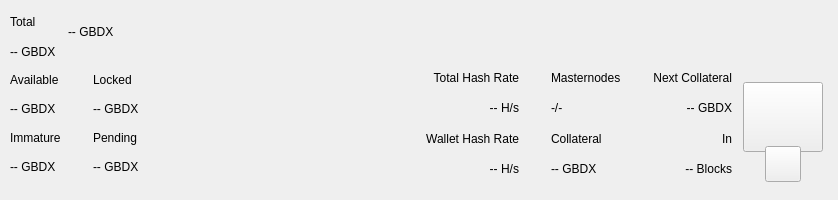
<?xml version="1.0" encoding="UTF-8"?>
<ui version="4.0">
 <class>TopBar</class>
 <widget class="QWidget" name="TopBar">
  <property name="geometry">
   <rect>
    <x>0</x>
    <y>0</y>
    <width>838</width>
    <height>200</height>
   </rect>
  </property>
  <property name="minimumSize">
   <size>
    <width>0</width>
    <height>200</height>
   </size>
  </property>
  <property name="maximumSize">
   <size>
    <width>16777215</width>
    <height>200</height>
   </size>
  </property>
  <property name="windowTitle">
   <string>Form</string>
  </property>
  <layout class="QVBoxLayout" name="verticalLayout_10" stretch="0">
   <property name="spacing">
    <number>0</number>
   </property>
   <property name="leftMargin">
    <number>0</number>
   </property>
   <property name="topMargin">
    <number>0</number>
   </property>
   <property name="rightMargin">
    <number>0</number>
   </property>
   <property name="bottomMargin">
    <number>0</number>
   </property>
   <item>
    <widget class="PFBorderImage" name="containerTop">
     <layout class="QVBoxLayout" name="verticalLayout_11">
      <property name="spacing">
       <number>0</number>
      </property>
      <property name="leftMargin">
       <number>0</number>
      </property>
      <property name="topMargin">
       <number>0</number>
      </property>
      <property name="rightMargin">
       <number>0</number>
      </property>
      <property name="bottomMargin">
       <number>0</number>
      </property>
      <item>
       <widget class="QWidget" name="top_container_2" native="true">
        <property name="minimumSize">
         <size>
          <width>0</width>
          <height>65</height>
         </size>
        </property>
        <layout class="QHBoxLayout" name="top_container">
         <property name="spacing">
          <number>0</number>
         </property>
         <property name="leftMargin">
          <number>10</number>
         </property>
         <property name="topMargin">
          <number>0</number>
         </property>
         <property name="rightMargin">
          <number>10</number>
         </property>
         <property name="bottomMargin">
          <number>0</number>
         </property>
         <item>
          <layout class="QHBoxLayout" name="horizontalLayout_4">
           <property name="spacing">
            <number>12</number>
           </property>
           <property name="rightMargin">
            <number>0</number>
           </property>
           <item>
            <widget class="QWidget" name="widgetAmount" native="true">
             <layout class="QVBoxLayout" name="verticalLayout_2">
              <property name="spacing">
               <number>2</number>
              </property>
              <property name="leftMargin">
               <number>0</number>
              </property>
              <property name="topMargin">
               <number>8</number>
              </property>
              <property name="rightMargin">
               <number>0</number>
              </property>
              <property name="bottomMargin">
               <number>0</number>
              </property>
              <item>
               <widget class="QLabel" name="labelTitle1">
                <property name="text">
                 <string>Total</string>
                </property>
               </widget>
              </item>
              <item>
               <widget class="PrivateQLabel" name="labelAmountPiv">
                <property name="text">
                 <string notr="true">-- GBDX</string>
                </property>
               </widget>
              </item>
             </layout>
            </widget>
           </item>
           <item alignment="Qt::AlignVCenter">
            <widget class="QWidget" name="widgetTopAmount" native="true">
             <property name="sizePolicy">
              <sizepolicy hsizetype="Preferred" vsizetype="Maximum">
               <horstretch>0</horstretch>
               <verstretch>0</verstretch>
              </sizepolicy>
             </property>
             <layout class="QHBoxLayout" name="horizontalLayout_5">
              <property name="spacing">
               <number>0</number>
              </property>
              <property name="leftMargin">
               <number>0</number>
              </property>
              <property name="topMargin">
               <number>0</number>
              </property>
              <property name="rightMargin">
               <number>0</number>
              </property>
              <property name="bottomMargin">
               <number>0</number>
              </property>
              <item alignment="Qt::AlignTop">
               <widget class="PrivateQLabel" name="labelAmountTopPiv">
                <property name="minimumSize">
                 <size>
                  <width>0</width>
                  <height>36</height>
                 </size>
                </property>
                <property name="styleSheet">
                 <string notr="true">padding:0px;margin:0px;</string>
                </property>
                <property name="text">
                 <string notr="true">-- GBDX</string>
                </property>
               </widget>
              </item>
             </layout>
            </widget>
           </item>
           <item>
            <spacer name="horizontalSpacer">
             <property name="orientation">
              <enum>Qt::Horizontal</enum>
             </property>
             <property name="sizeHint" stdset="0">
              <size>
               <width>40</width>
               <height>20</height>
              </size>
             </property>
            </spacer>
           </item>
           <item alignment="Qt::AlignRight">
            <widget class="QWidget" name="layoutSync" native="true">
             <property name="minimumSize">
              <size>
               <width>0</width>
               <height>36</height>
              </size>
             </property>
             <property name="maximumSize">
              <size>
               <width>16777215</width>
               <height>36</height>
              </size>
             </property>
             <layout class="QVBoxLayout" name="verticalLayout_9">
              <property name="leftMargin">
               <number>0</number>
              </property>
              <property name="topMargin">
               <number>0</number>
              </property>
              <property name="rightMargin">
               <number>0</number>
              </property>
              <property name="bottomMargin">
               <number>0</number>
              </property>
              <item>
               <widget class="ExpandableButton" name="pushButtonSync" native="true">
                <property name="minimumSize">
                 <size>
                  <width>36</width>
                  <height>36</height>
                 </size>
                </property>
                <property name="maximumSize">
                 <size>
                  <width>16777215</width>
                  <height>36</height>
                 </size>
                </property>
               </widget>
              </item>
             </layout>
            </widget>
           </item>
           <item>
            <widget class="ExpandableButton" name="pushButtonHDUpgrade" native="true">
             <property name="minimumSize">
              <size>
               <width>36</width>
               <height>36</height>
              </size>
             </property>
             <property name="maximumSize">
              <size>
               <width>16777215</width>
               <height>36</height>
              </size>
             </property>
            </widget>
           </item>
           <item>
            <widget class="ExpandableButton" name="pushButtonStack" native="true">
             <property name="minimumSize">
              <size>
               <width>36</width>
               <height>36</height>
              </size>
             </property>
             <property name="maximumSize">
              <size>
               <width>16777215</width>
               <height>36</height>
              </size>
             </property>
            </widget>
           </item>
           <item>
            <widget class="ExpandableButton" name="pushButtonConf" native="true">
             <property name="minimumSize">
              <size>
               <width>36</width>
               <height>36</height>
              </size>
             </property>
             <property name="maximumSize">
              <size>
               <width>16777215</width>
               <height>36</height>
              </size>
             </property>
            </widget>
           </item>
           <item>
            <widget class="ExpandableButton" name="pushButtonMasternodes" native="true">
             <property name="minimumSize">
              <size>
               <width>36</width>
               <height>36</height>
              </size>
             </property>
             <property name="maximumSize">
              <size>
               <width>16777215</width>
               <height>36</height>
              </size>
             </property>
            </widget>
           </item>
           <item>
            <widget class="ExpandableButton" name="pushButtonConsole" native="true">
             <property name="minimumSize">
              <size>
               <width>36</width>
               <height>36</height>
              </size>
             </property>
             <property name="maximumSize">
              <size>
               <width>16777215</width>
               <height>36</height>
              </size>
             </property>
            </widget>
           </item>
           <item>
            <widget class="ExpandableButton" name="pushButtonConnection" native="true">
             <property name="minimumSize">
              <size>
               <width>36</width>
               <height>36</height>
              </size>
             </property>
             <property name="maximumSize">
              <size>
               <width>16777215</width>
               <height>36</height>
              </size>
             </property>
            </widget>
           </item>
           <item>
            <widget class="ExpandableButton" name="pushButtonTor" native="true">
             <property name="minimumSize">
              <size>
               <width>36</width>
               <height>36</height>
              </size>
             </property>
             <property name="maximumSize">
              <size>
               <width>16777215</width>
               <height>36</height>
              </size>
             </property>
            </widget>
           </item>
           <item>
            <widget class="ExpandableButton" name="pushButtonLock" native="true">
             <property name="sizePolicy">
              <sizepolicy hsizetype="Expanding" vsizetype="Expanding">
               <horstretch>0</horstretch>
               <verstretch>0</verstretch>
              </sizepolicy>
             </property>
             <property name="minimumSize">
              <size>
               <width>36</width>
               <height>0</height>
              </size>
             </property>
             <property name="maximumSize">
              <size>
               <width>16777215</width>
               <height>36</height>
              </size>
             </property>
            </widget>
           </item>
           <item>
            <widget class="ExpandableButton" name="pushButtonTheme" native="true">
             <property name="minimumSize">
              <size>
               <width>36</width>
               <height>36</height>
              </size>
             </property>
             <property name="maximumSize">
              <size>
               <width>16777215</width>
               <height>36</height>
              </size>
             </property>
            </widget>
           </item>
           <item>
            <widget class="ExpandableButton" name="pushButtonFAQ" native="true">
             <property name="minimumSize">
              <size>
               <width>36</width>
               <height>36</height>
              </size>
             </property>
             <property name="maximumSize">
              <size>
               <width>16777215</width>
               <height>36</height>
              </size>
             </property>
            </widget>
           </item>
           <item>
            <widget class="ExpandableButton" name="pushButtonPrivacy" native="true">
             <property name="minimumSize">
              <size>
               <width>36</width>
               <height>36</height>
              </size>
             </property>
             <property name="maximumSize">
              <size>
               <width>16777215</width>
               <height>36</height>
              </size>
             </property>
            </widget>
           </item>
          </layout>
         </item>
        </layout>
       </widget>
      </item>
      <item>
       <widget class="QWidget" name="bottom_container" native="true">
        <property name="minimumSize">
         <size>
          <width>0</width>
          <height>135</height>
         </size>
        </property>
        <layout class="QHBoxLayout" name="botton_container">
         <property name="leftMargin">
          <number>10</number>
         </property>
         <property name="topMargin">
          <number>0</number>
         </property>
         <property name="rightMargin">
          <number>10</number>
         </property>
         <property name="bottomMargin">
          <number>10</number>
         </property>
         <item>
          <layout class="QHBoxLayout" name="horizontalLayout_3">
           <property name="spacing">
            <number>0</number>
           </property>
           <property name="bottomMargin">
            <number>9</number>
           </property>
           <item>
            <layout class="QVBoxLayout" name="verticalLayout_7">
             <property name="spacing">
              <number>0</number>
             </property>
             <property name="leftMargin">
              <number>0</number>
             </property>
             <property name="rightMargin">
              <number>0</number>
             </property>
             <item>
              <layout class="QHBoxLayout" name="horizontalLayout_2">
               <property name="spacing">
                <number>0</number>
               </property>
               <item>
                <layout class="QVBoxLayout" name="verticalLayout_6">
                 <item>
                  <widget class="QLabel" name="labelTitle5">
                   <property name="text">
                    <string>Available</string>
                   </property>
                  </widget>
                 </item>
                 <item>
                  <widget class="PrivateQLabel" name="labelAvailablePiv">
                   <property name="text">
                    <string>-- GBDX</string>
                   </property>
                  </widget>
                 </item>
                 <item>
                  <widget class="QLabel" name="labelTitle4">
                   <property name="text">
                    <string>Immature</string>
                   </property>
                  </widget>
                 </item>
                 <item>
                  <widget class="PrivateQLabel" name="labelImmaturePiv">
                   <property name="text">
                    <string notr="true">-- GBDX</string>
                   </property>
                  </widget>
                 </item>
                </layout>
               </item>
               <item>
                <layout class="QVBoxLayout" name="verticalLayout_8">
                 <property name="leftMargin">
                  <number>32</number>
                 </property>
                 <item>
                  <widget class="QLabel" name="labelTitle6">
                   <property name="text">
                    <string>Locked</string>
                   </property>
                  </widget>
                 </item>
                 <item>
                  <widget class="PrivateQLabel" name="labelLockedPiv">
                   <property name="text">
                    <string>-- GBDX</string>
                   </property>
                  </widget>
                 </item>
                 <item>
                  <widget class="QLabel" name="labelTitle3">
                   <property name="text">
                    <string>Pending</string>
                   </property>
                  </widget>
                 </item>
                 <item>
                  <widget class="PrivateQLabel" name="labelPendingPiv">
                   <property name="text">
                    <string notr="true">-- GBDX</string>
                   </property>
                  </widget>
                 </item>
                </layout>
               </item>
              </layout>
             </item>
            </layout>
           </item>
          </layout>
         </item>
         <item>
          <spacer name="horizontalSpacer_2">
           <property name="orientation">
            <enum>Qt::Horizontal</enum>
           </property>
           <property name="sizeHint" stdset="0">
            <size>
             <width>40</width>
             <height>20</height>
            </size>
           </property>
          </spacer>
         </item>
         <item>
          <layout class="QHBoxLayout" name="horizontalLayout_6">
           <property name="spacing">
            <number>0</number>
           </property>
           <property name="rightMargin">
            <number>0</number>
           </property>
           <property name="bottomMargin">
            <number>9</number>
           </property>
           <item>
            <widget class="QWidget" name="widgetStaking" native="true">
             <layout class="QVBoxLayout" name="verticalLayout_12">
              <property name="leftMargin">
               <number>32</number>
              </property>
              <property name="topMargin">
               <number>0</number>
              </property>
              <property name="rightMargin">
               <number>0</number>
              </property>
              <property name="bottomMargin">
               <number>0</number>
              </property>
              <item>
               <widget class="QLabel" name="labelNetworkHashRateTitle">
                <property name="text">
                 <string>Total Hash Rate</string>
                </property>
                <property name="textFormat">
                 <enum>Qt::AutoText</enum>
                </property>
                <property name="alignment">
                 <set>Qt::AlignRight|Qt::AlignTrailing|Qt::AlignVCenter</set>
                </property>
               </widget>
              </item>
              <item>
               <widget class="QLabel" name="labelNetworkHashRateValue">
                <property name="layoutDirection">
                 <enum>Qt::LeftToRight</enum>
                </property>
                <property name="text">
                 <string>-- H/s</string>
                </property>
                <property name="textFormat">
                 <enum>Qt::AutoText</enum>
                </property>
                <property name="alignment">
                 <set>Qt::AlignRight|Qt::AlignTrailing|Qt::AlignVCenter</set>
                </property>
               </widget>
              </item>
              <item>
               <widget class="QLabel" name="labelWalletHashRateTitle">
                <property name="text">
                 <string>Wallet Hash Rate</string>
                </property>
                <property name="textFormat">
                 <enum>Qt::AutoText</enum>
                </property>
                <property name="alignment">
                 <set>Qt::AlignRight|Qt::AlignTrailing|Qt::AlignVCenter</set>
                </property>
               </widget>
              </item>
              <item>
               <widget class="PrivateQLabel" name="labelWalletHashRateValue">
                <property name="text">
                 <string notr="true">-- H/s</string>
                </property>
                <property name="textFormat">
                 <enum>Qt::AutoText</enum>
                </property>
                <property name="alignment">
                 <set>Qt::AlignRight|Qt::AlignTrailing|Qt::AlignVCenter</set>
                </property>
               </widget>
              </item>
             </layout>
            </widget>
           </item>
           <item>
            <widget class="QWidget" name="widgetMasternodes" native="true">
             <layout class="QVBoxLayout">
              <property name="leftMargin">
               <number>32</number>
              </property>
              <property name="topMargin">
               <number>0</number>
              </property>
              <property name="rightMargin">
               <number>0</number>
              </property>
              <property name="bottomMargin">
               <number>0</number>
              </property>
              <item>
               <widget class="QLabel" name="labelMasternodesTitle">
                <property name="text">
                 <string>Masternodes</string>
                </property>
               </widget>
              </item>
              <item>
               <widget class="PrivateQLabel" name="labelMasternodeCount">
                <property name="text">
                 <string>-/-</string>
                </property>
               </widget>
              </item>
              <item>
               <widget class="QLabel" name="labelCollateralTitle">
                <property name="text">
                 <string>Collateral</string>
                </property>
               </widget>
              </item>
              <item>
               <widget class="QLabel" name="labelCollateralValue">
                <property name="text">
                 <string notr="true">-- GBDX</string>
                </property>
               </widget>
              </item>
             </layout>
            </widget>
           </item>
           <item>
            <widget class="QWidget" name="widgetNextCollateral" native="true">
             <layout class="QVBoxLayout" name="verticalLayout_12">
              <property name="leftMargin">
               <number>32</number>
              </property>
              <property name="topMargin">
               <number>0</number>
              </property>
              <property name="rightMargin">
               <number>0</number>
              </property>
              <property name="bottomMargin">
               <number>0</number>
              </property>
              <item>
               <widget class="QLabel" name="labelNextMasternodesTitle">
                <property name="text">
                 <string>Next Collateral</string>
                </property>
                <property name="textFormat">
                 <enum>Qt::AutoText</enum>
                </property>
                <property name="alignment">
                 <set>Qt::AlignRight|Qt::AlignTrailing|Qt::AlignVCenter</set>
                </property>
               </widget>
              </item>
              <item>
               <widget class="QLabel" name="labelNextCollateralValue">
                <property name="text">
                 <string>-- GBDX</string>
                </property>
                <property name="textFormat">
                 <enum>Qt::AutoText</enum>
                </property>
                <property name="alignment">
                 <set>Qt::AlignRight|Qt::AlignTrailing|Qt::AlignVCenter</set>
                </property>
               </widget>
              </item>
              <item>
               <widget class="QLabel" name="labelRemainingBlocks">
                <property name="text">
                 <string>In</string>
                </property>
                <property name="textFormat">
                 <enum>Qt::AutoText</enum>
                </property>
                <property name="alignment">
                 <set>Qt::AlignRight|Qt::AlignTrailing|Qt::AlignVCenter</set>
                </property>
               </widget>
              </item>
              <item>
               <widget class="QLabel" name="labelNextCollateralBlocks">
                <property name="text">
                 <string notr="true">-- Blocks</string>
                </property>
                <property name="textFormat">
                 <enum>Qt::AutoText</enum>
                </property>
                <property name="alignment">
                 <set>Qt::AlignRight|Qt::AlignTrailing|Qt::AlignVCenter</set>
                </property>
               </widget>
              </item>
             </layout>
            </widget>
           </item>
          </layout>
         </item>
         <item>
          <widget class="QWidget" name="qrContainer" native="true">
           <property name="sizePolicy">
            <sizepolicy hsizetype="Preferred" vsizetype="Minimum">
             <horstretch>0</horstretch>
             <verstretch>0</verstretch>
            </sizepolicy>
           </property>
           <property name="minimumSize">
            <size>
             <width>90</width>
             <height>110</height>
            </size>
           </property>
           <property name="maximumSize">
            <size>
             <width>90</width>
             <height>110</height>
            </size>
           </property>
           <layout class="QVBoxLayout" name="containerQR">
            <property name="spacing">
             <number>0</number>
            </property>
            <property name="leftMargin">
             <number>5</number>
            </property>
            <property name="topMargin">
             <number>10</number>
            </property>
            <property name="rightMargin">
             <number>5</number>
            </property>
            <property name="bottomMargin">
             <number>0</number>
            </property>
            <item>
             <widget class="QPushButton" name="btnQr">
              <property name="minimumSize">
               <size>
                <width>70</width>
                <height>70</height>
               </size>
              </property>
              <property name="maximumSize">
               <size>
                <width>16777215</width>
                <height>70</height>
               </size>
              </property>
              <property name="focusPolicy">
               <enum>Qt::NoFocus</enum>
              </property>
              <property name="text">
               <string/>
              </property>
              <property name="iconSize">
               <size>
                <width>70</width>
                <height>70</height>
               </size>
              </property>
             </widget>
            </item>
            <item>
             <spacer name="verticalSpacer">
              <property name="orientation">
               <enum>Qt::Vertical</enum>
              </property>
              <property name="sizeType">
               <enum>QSizePolicy::Fixed</enum>
              </property>
              <property name="sizeHint" stdset="0">
               <size>
                <width>20</width>
                <height>20</height>
               </size>
              </property>
             </spacer>
            </item>
            <item alignment="Qt::AlignHCenter|Qt::AlignBottom">
             <widget class="QPushButton" name="pushButtonQR">
              <property name="minimumSize">
               <size>
                <width>36</width>
                <height>36</height>
               </size>
              </property>
              <property name="maximumSize">
               <size>
                <width>36</width>
                <height>36</height>
               </size>
              </property>
              <property name="focusPolicy">
               <enum>Qt::NoFocus</enum>
              </property>
              <property name="text">
               <string/>
              </property>
             </widget>
            </item>
           </layout>
          </widget>
         </item>
        </layout>
       </widget>
      </item>
     </layout>
    </widget>
   </item>
  </layout>
 </widget>
 <customwidgets>
  <customwidget>
   <class>ExpandableButton</class>
   <extends>QWidget</extends>
   <header>qt/globedex/expandablebutton.h</header>
   <container>1</container>
  </customwidget>
  <customwidget>
   <class>PFBorderImage</class>
   <extends>QFrame</extends>
   <header>qt/globedex/pfborderimage.h</header>
   <container>1</container>
  </customwidget>
  <customwidget>
   <class>PrivateQLabel</class>
   <extends>QLabel</extends>
   <header>qt/globedex/privatelabel.h</header>
   <container>0</container>
  </customwidget>
 </customwidgets>
 <resources/>
 <connections/>
</ui>
